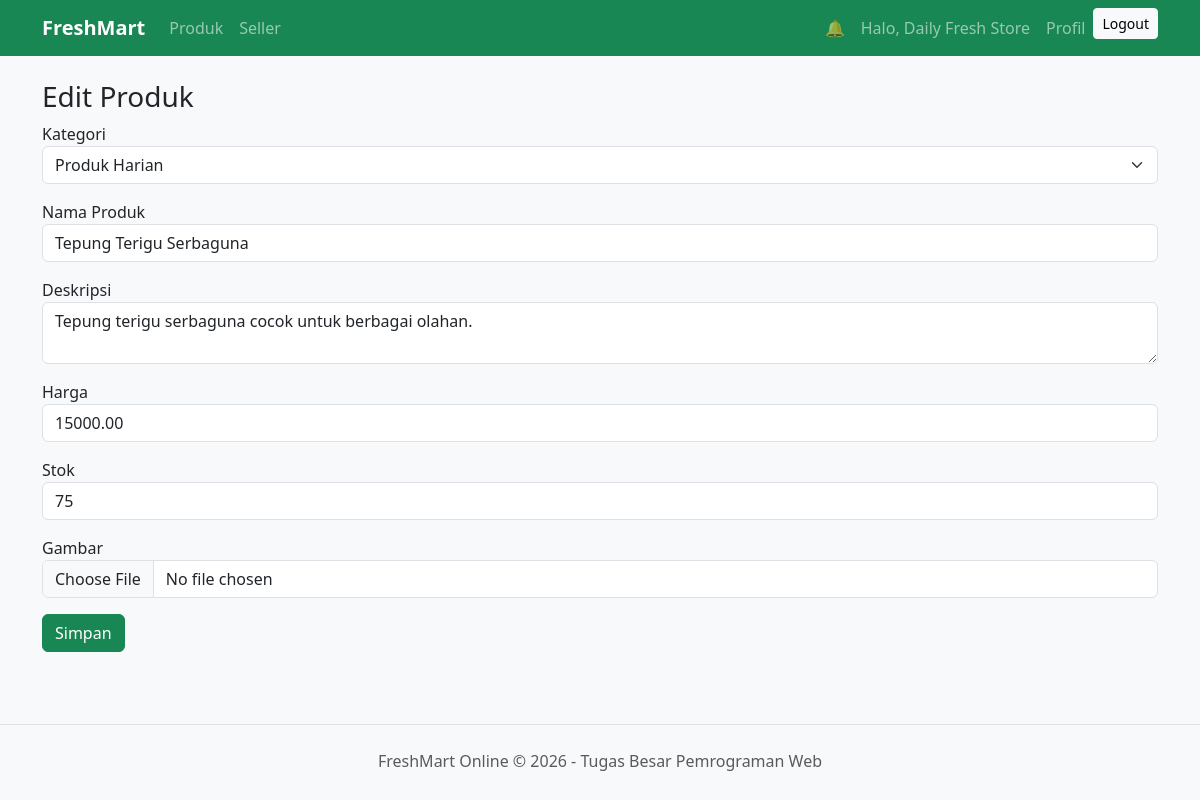
Screenshot of /index.php?page=seller-edit-product&id=54 (signed in) with the database file from the repository.
### tables this page shows
CREATE TABLE `products` (
  `id` int(11) NOT NULL,
  `seller_id` int(11) NOT NULL,
  `category_id` int(11) NOT NULL,
  `name` varchar(150) NOT NULL,
  `weight_size` varchar(100) DEFAULT NULL,
  `description` text DEFAULT NULL,
  `price` decimal(12,2) NOT NULL,
  `stock` int(11) NOT NULL DEFAULT 0,
  `image` varchar(255) DEFAULT 'default-product.png'
);

CREATE TABLE `categories` (
  `id` int(11) NOT NULL,
  `name` varchar(100) NOT NULL,
  `description` text DEFAULT NULL
);

### src/views/seller/edit-product.php (the view)
<h3>Edit Produk</h3>
<form method="post" enctype="multipart/form-data">
    <label>Kategori</label><select class="form-select mb-3"
        name="category_id"><?php while ($c = mysqli_fetch_assoc($categories)): ?>
            <option value="<?= $c['id'] ?>" <?= isset($product) && $product['category_id'] == $c['id'] ? 'selected' : '' ?>>
                <?= e($c['name']) ?></option><?php endwhile; ?>
    </select><label>Nama Produk</label><input class="form-control mb-3" name="name" value="<?= e($product['name'] ?? '') ?>"
        required><label>Deskripsi</label><textarea class="form-control mb-3"
        name="description"><?= e($product['description'] ?? '') ?></textarea><label>Harga</label><input
        class="form-control mb-3" type="number" name="price" value="<?= $product['price'] ?? '' ?>"
        required><label>Stok</label><input class="form-control mb-3" type="number" name="stock"
        value="<?= $product['stock'] ?? '' ?>" required><label>Gambar</label><input class="form-control mb-3" type="file"
        name="image"><button class="btn btn-success">Simpan</button>
</form>

### src/assets/css/style.css (style rules this page uses)
body { background: #f8f9fa }

### rows the page displays
products: category_id "Produk Harian", name "Tepung Terigu Serbaguna", description "Tepung terigu serbaguna cocok untuk berbagai olahan.", price "15000.00", stock "75"

### other values shown
$user['name'] "Daily Fresh Store"
